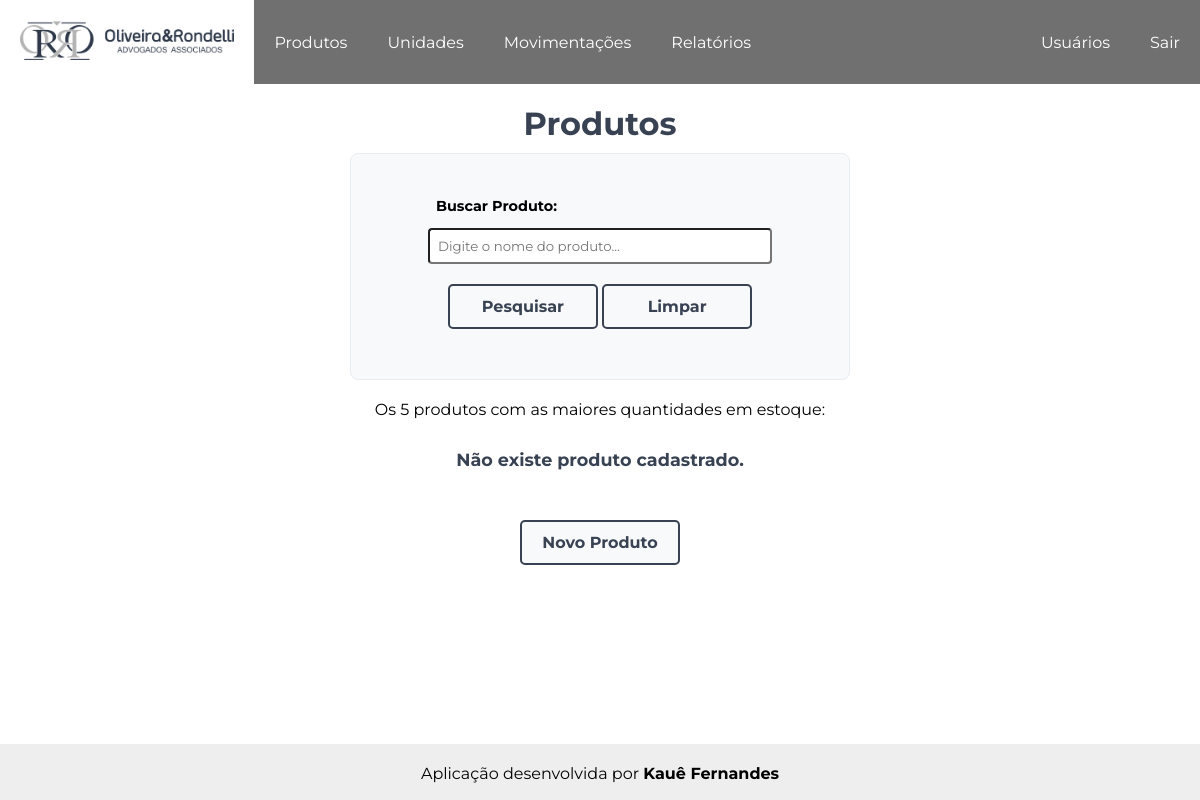
Before: /produtos/produtos/ (signed in) with the older database file.
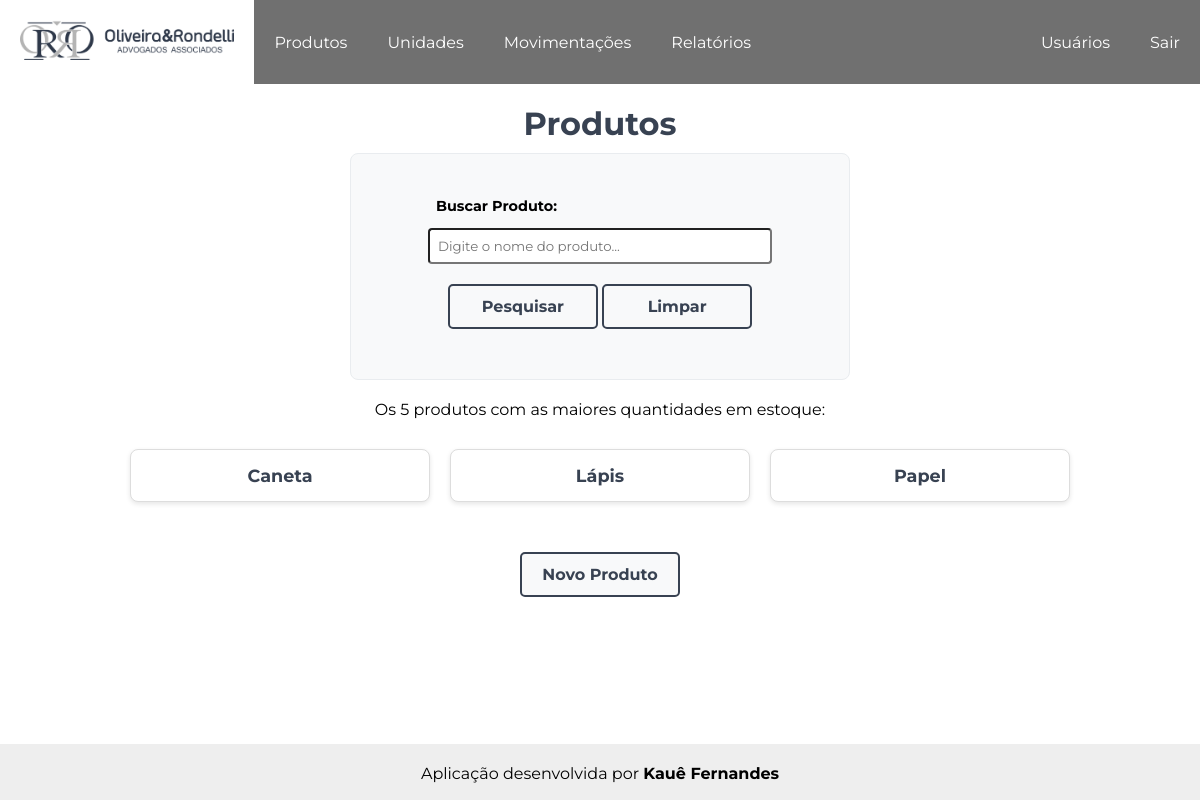
After: the same page with the newer database file.
### produtos/models.py (models this page shows, shortened)
class Produtos(models.Model):
    pro_referencia = models.CharField('Referência', max_length=20, default='SEM-REF')                                                       # Referência do produto
    pro_descricao = models.TextField('Descrição')                                                                                           # Descrição do produto
    pro_unidade = models.ForeignKey(Unidades, on_delete=models.PROTECT, verbose_name='Unidade', default=1)                                  # Chave estrangeira referenciando a unidade da tabela Unidades
    pro_custo_medio = models.DecimalField('Custo Médio', decimal_places=2, max_digits=10, default=0)                         # Custo médio
    pro_saldo = models.DecimalField('Saldo', decimal_places=2, max_digits=10, default=0)                                                    # Saldo do produto no estoque
    pro_data_adicionada = models.DateTimeField(auto_now_add=True)                                                                            # Data em que o produto foi adicionado
    pro_data_modificado = models.DateTimeField(auto_now=True)                                                                               # Data em que o produto foi modificado
    def __str__(self):
        return self.pro_descricao
    class Meta:
        verbose_name = 'Produto'
        verbose_name_plural = 'Produtos'
        ordering = ['pro_descricao']

### produtos/views.py (the view)
# urls.py: path('produtos/', views.lista_produtos, name='produtos'),                           # Caminho para a página dos produtos
@login_required
def lista_produtos(request):
    pesquisa = request.GET.get('search')
    if pesquisa:
        produtos = Produtos.objects.filter(pro_descricao__icontains=pesquisa)
    else:
        produtos = Produtos.objects.order_by('-pro_saldo')[:5]
    context = {'produtos': produtos}
    return render(request, 'produtos/lista_produtos.html', context)

### produtos/templates/produtos/lista_produtos.html (shortened to what this page needs)
<!DOCTYPE html>
{% extends "core/base.html" %}
{% load static %}
    {% block extra_css %}
        <link rel="stylesheet" href="{% static 'css/produtos.css' %}">
    {% endblock %}
    {% block content %}
    <h1>Produtos</h1>
    <div class="container-formulario">
        <form method="get" action="{% url 'produtos' %}" class="formulario">
            <p>
                <label>Buscar Produto:</label>
                <input type="text" name="search" placeholder="Digite o nome do produto..." value="{{ request.GET.search }}">
            </p>
            <div class="container-botao">
                <button type="submit" class="botao-pesquisar">Pesquisar</button>
                <a href="{% url 'produtos' %}" class="botao-voltar">Limpar</a>
            </div>
        </form>
    </div>
    <div class="container-produtos">
        {% if not request.GET.search %}
            <p id="primeiros-quantidade">Os 5 produtos com as maiores quantidades em estoque:</p>
        {% endif %}
        <ul class="lista_produtos">
            {% for produto in produtos %}
                <a href="{% url 'produto' produto.id %}"><li>{{ produto }}</li></a>
            {% empty %}
                <li>Não existe produto cadastrado.</li>
            {% endfor %}
        </ul>
    </div>
    <div class="container-botao">
        <a href="{% url 'novo_produto' %}"><button class="botao-novo-produto">Novo Produto</button></a>
    </div>
    {% endblock content %}

Changed rows visible on the page:
added Produtos: pro_descricao "Caneta"
added Produtos: pro_descricao "Lápis"
added Produtos: pro_descricao "Papel"
Other visible differences:
text no longer shown: "Não existe produto cadastrado."
